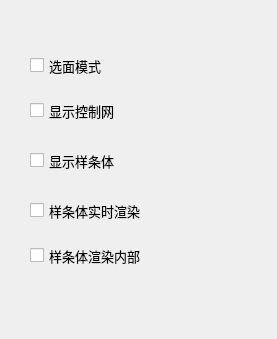
            <widget class="QWidget" name="page_2">
             <property name="geometry">
              <rect>
               <x>0</x>
               <y>0</y>
               <width>277</width>
               <height>339</height>
              </rect>
             </property>
             <attribute name="label">
              <string>B样条体编辑</string>
             </attribute>
             <widget class="QCheckBox" name="editbsplinesolid_3">
              <property name="geometry">
               <rect>
                <x>30</x>
                <y>190</y>
                <width>241</width>
                <height>41</height>
               </rect>
              </property>
              <property name="font">
               <font>
                <family>Agency FB</family>
                <pointsize>10</pointsize>
               </font>
              </property>
              <property name="text">
               <string>样条体实时渲染</string>
              </property>
             </widget>
             <widget class="QCheckBox" name="editbsplinesolid_4">
              <property name="geometry">
               <rect>
                <x>30</x>
                <y>240</y>
                <width>241</width>
                <height>31</height>
               </rect>
              </property>
              <property name="font">
               <font>
                <family>Agency FB</family>
                <pointsize>10</pointsize>
               </font>
              </property>
              <property name="text">
               <string>样条体渲染内部</string>
              </property>
             </widget>
             <widget class="QCheckBox" name="editbsplinesolid_2">
              <property name="geometry">
               <rect>
                <x>30</x>
                <y>140</y>
                <width>241</width>
                <height>41</height>
               </rect>
              </property>
              <property name="font">
               <font>
                <family>Agency FB</family>
                <pointsize>10</pointsize>
               </font>
              </property>
              <property name="text">
               <string>显示样条体</string>
              </property>
             </widget>
             <widget class="QCheckBox" name="editbsplinesolid_5">
              <property name="enabled">
               <bool>true</bool>
              </property>
              <property name="geometry">
               <rect>
                <x>30</x>
                <y>50</y>
                <width>241</width>
                <height>31</height>
               </rect>
              </property>
              <property name="font">
               <font>
                <family>Agency FB</family>
                <pointsize>10</pointsize>
               </font>
              </property>
              <property name="text">
               <string>选面模式</string>
              </property>
             </widget>
             <widget class="QCheckBox" name="editbsplinesolid">
              <property name="geometry">
               <rect>
                <x>30</x>
                <y>90</y>
                <width>241</width>
                <height>41</height>
               </rect>
              </property>
              <property name="font">
               <font>
                <family>Agency FB</family>
                <pointsize>10</pointsize>
               </font>
              </property>
              <property name="text">
               <string>显示控制网</string>
              </property>
             </widget>
            </widget>
